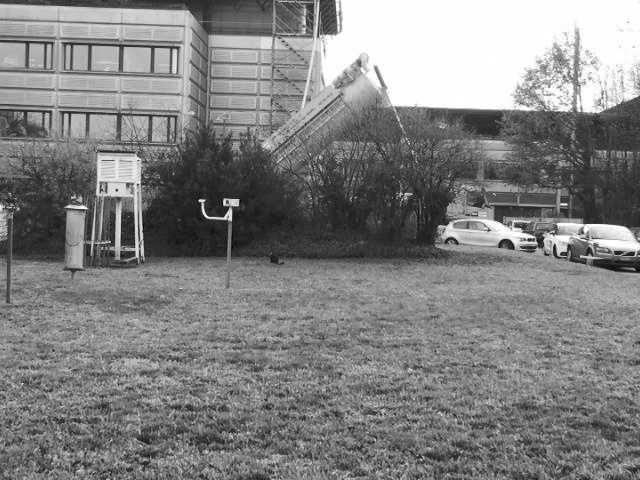
#> input picture _FUNDA/_BS/bs37.jpg, 640 x 480 px
$ python BkgrdSubtract.py
#> lines starting #> are read from the running program, lines starting #| are printed output that depends on the picture; after the words box and inside, x2 and y2 are one past the last pixel; in counts of white or black regions, pixels touching at a corner belong together; pictures that were not available may be replaced by others from this repository, and a replacement may not be noted
import cv2 as cv
import numpy as np


def im2double(im):
    min_val = np.min(im.ravel())
    max_val = np.max(im.ravel())
    if max_val != min_val:
        out = (im.astype('float') - min_val) / (max_val - min_val)
    else:
        out = im.astype('float') / 255
    return out


DATA_PATH = "D:/Proj/UAV/dataset/drones/"
DATA_POSTFIX = ".avi"
DATA_NUM = 37

MAX_TARGET_NUM = 3

cap = cv.VideoCapture(DATA_PATH + "Video_%s"%DATA_NUM + DATA_POSTFIX)

MASK = cv.imread("./bs37.jpg", cv.CV_64FC1)
#> MASK is the input picture: shape (480, 640, 3); min 3, max 255, mean 129.8
MASK = cv.cvtColor(MASK, cv.COLOR_BGR2GRAY) # now is uint
#> MASK: shape (480, 640)
while True:
    ret, frame = cap.read()
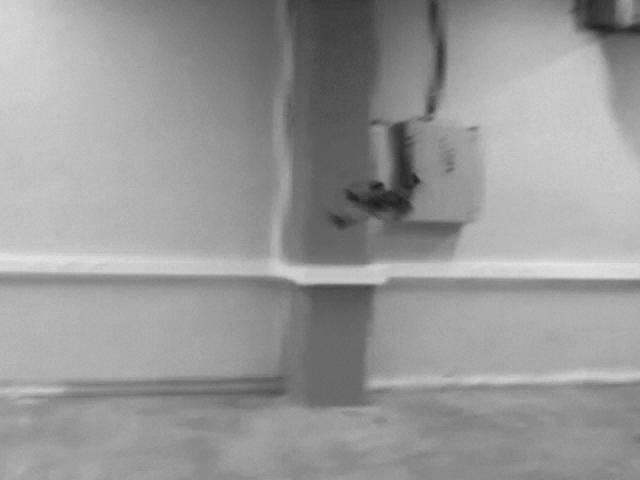
#> input picture frame 14 of HOG2D/Video_11.avi, 640 x 480 px, given in place of Video_37.avi, which was not available
#> frame is the input picture: shape (480, 640, 3); min 29, max 231, mean 152.5
    if not ret: break

    frame = cv.cvtColor(frame, cv.COLOR_BGR2GRAY) # now is uint
#> frame: shape (480, 640)
    frame = im2double(frame)
#> in im2double, `min_val = np.min(im.ravel())`: min_val = 29
#> in im2double, `max_val = np.max(im.ravel())`: max_val = 231
    rows, cols = frame.shape
#> rows = 480; cols = 640

    MASK = im2double(MASK)

    imBS = frame - MASK
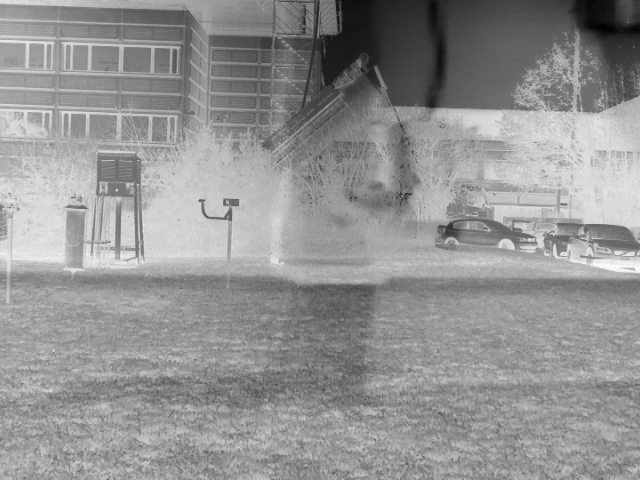
#> imBS: shape (480, 640) float64; min -0.971, max 0.899, mean 0.108; drawn with min black and max white
    idx = np.argmax(imBS)
#> idx = 171487
    v1 = (int(int(idx) % int(cols) - 40), int(int(idx) / int(cols) - 40))
#> v1 = (567, 227)
    v2 = (int(v1[0] + 80), int(v1[1] + 80))
#> v2 = (647, 307)

    imBS[imBS > 20] = 255
    cv.rectangle(frame, v1, v2, 1, 2)
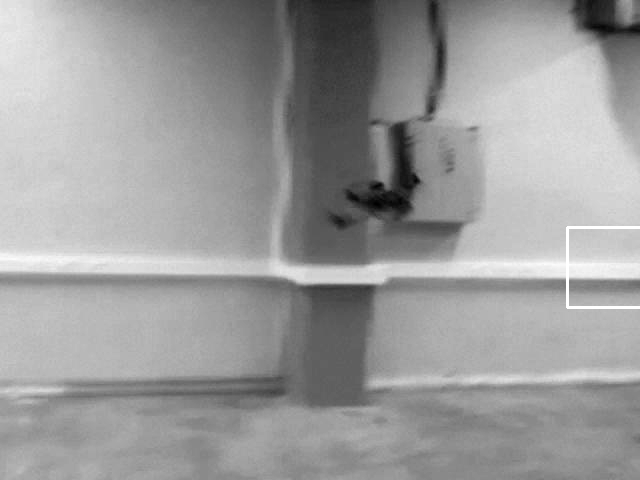
#> frame: shape (480, 640) float64; min 0, max 1, mean 0.612
    cv.rectangle(imBS, v1, v2, 1, 2)
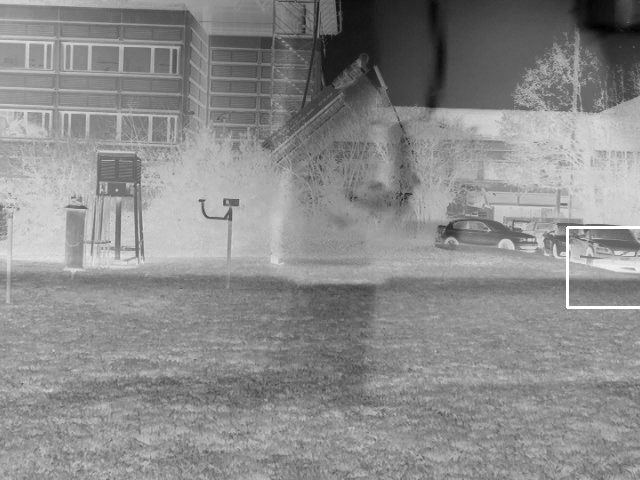
#> imBS: shape (480, 640) float64; 0.22% of pixels changed, all inside (x1, y1, x2, y2) = (566, 226, 640, 309); drawn with min black and max white

    cv.imshow("BS", frame)
    cv.imshow("Diff", imBS)
    cv.waitKey(0)
    # cv.destroyAllWindows()
